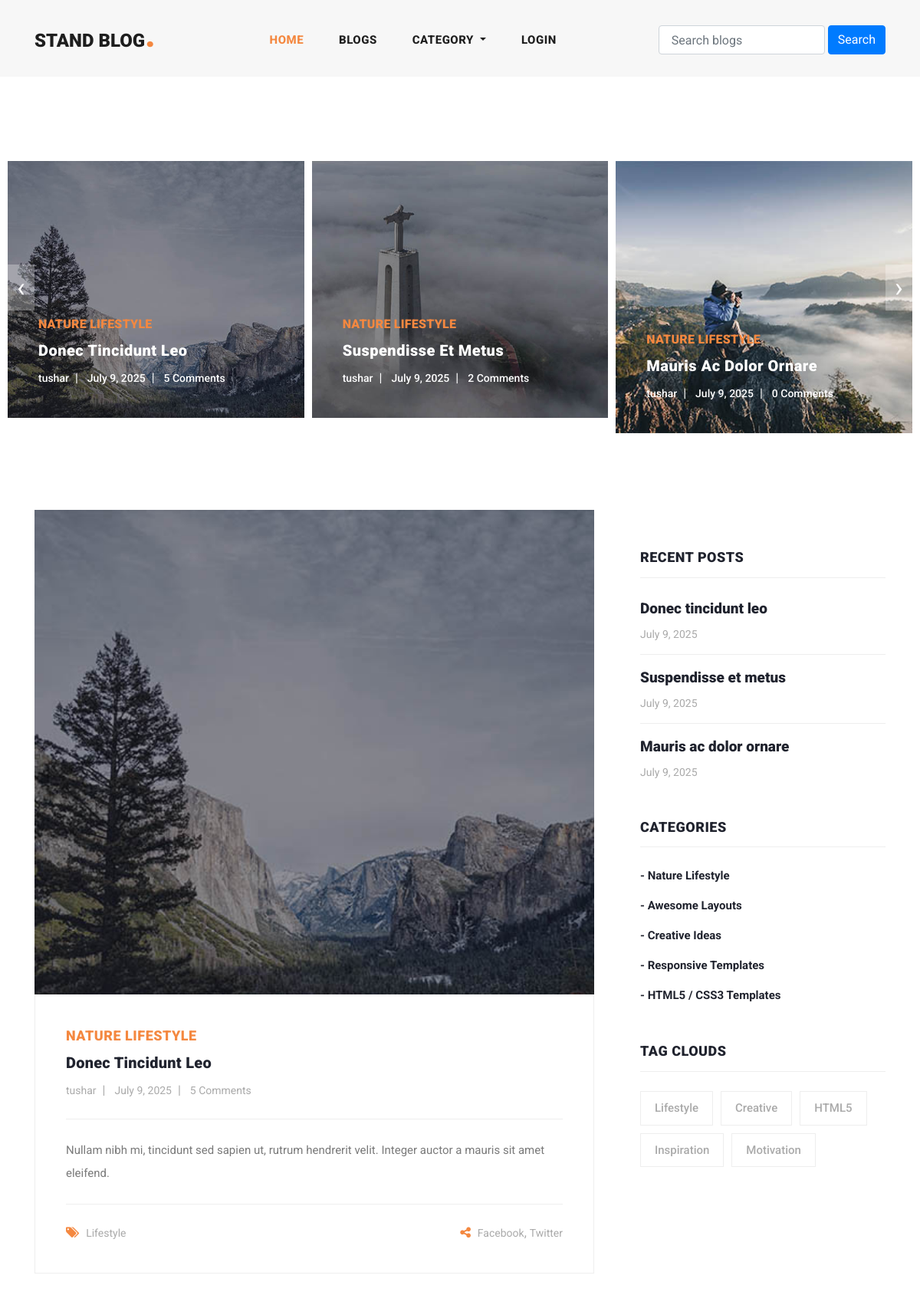
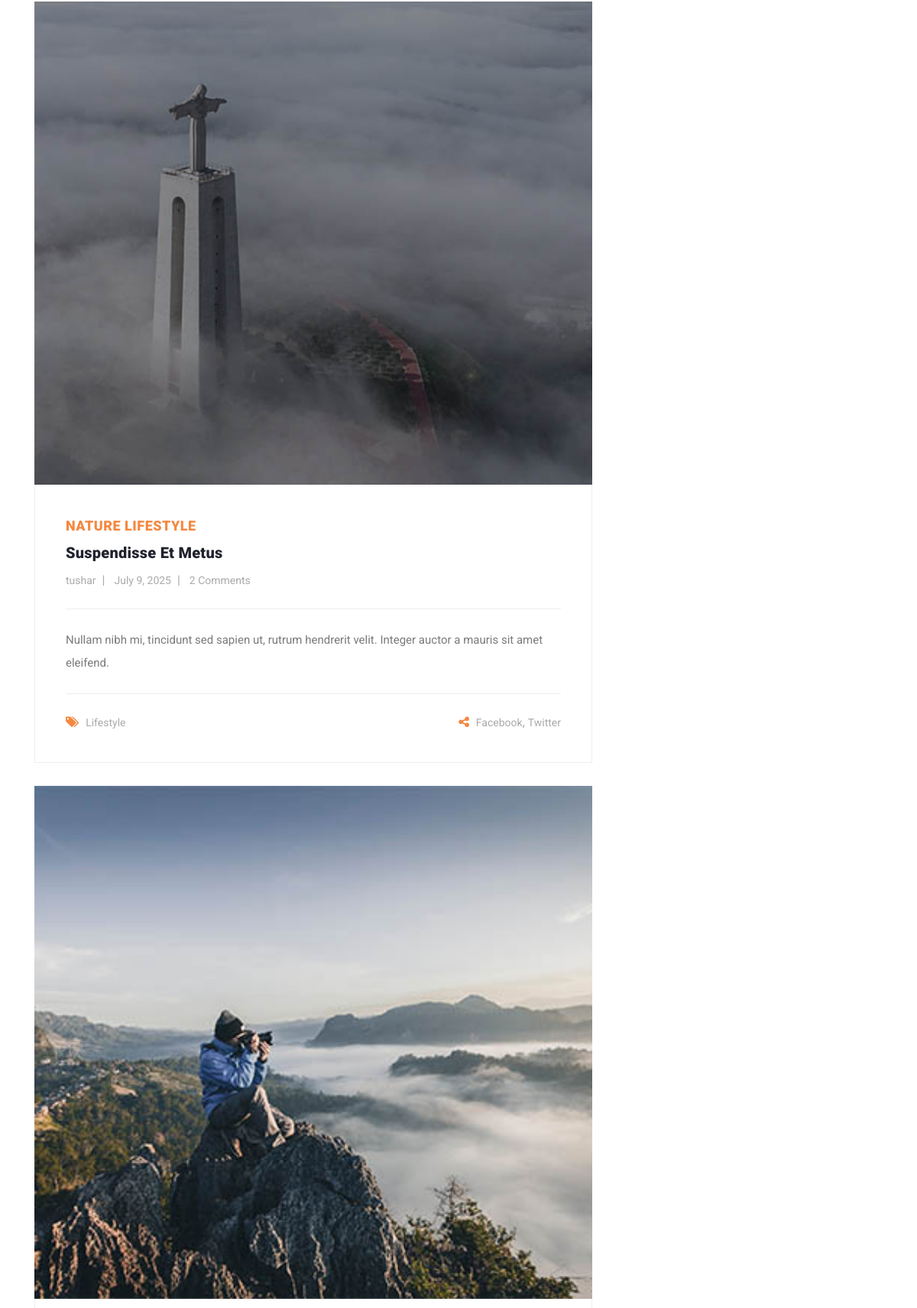
The page / (upper part) on the database its author committed (2 pictures, top to bottom).
### blogs/models.py (models this page shows, shortened)
class Blog(models.Model):
    user=models.ForeignKey(User,related_name='user_blogs', on_delete=models.CASCADE)
    category=models.ForeignKey(Category,related_name='category_blogs',on_delete=models.CASCADE)
    tags=models.ManyToManyField(Tags,related_name='tag_blogs',blank=True)
    like=models.ManyToManyField(User,related_name='user_like',blank=True)
    title=models.CharField(max_length=250)
    slug=models.SlugField(null=True,blank=True)
    banner=models.ImageField(upload_to='blog_banners')
    description=models.TextField()
    created_date=models.DateField(auto_now_add=True)

class Category(models.Model):
    title=models.CharField(max_length=250,unique=True)
    slug=models.SlugField(null=True,blank=True)
    created_data=models.DateField(auto_now_add=True)
    def __str__(self):
        return self.title

class Tags(models.Model):
    title=models.CharField(max_length=250)
    slug=models.SlugField(null=True,blank=True)
    created_data=models.DateField(auto_now_add=True)

### user_profile/models.py (models this page shows, shortened)
class User(AbstractUser):
    email=models.EmailField(max_length=150,unique=True,error_messages={"unique": "The email must be unique"})
    profile_image=models.ImageField(null=True,blank=True,upload_to="profile_images")
    REQUIRED_FIELDS=["email"]
    objects=CustomUserManager()

### blogs/views.py (the view)
# urls.py: path('',home,name='home'),
def home(request):
    blogs=Blog.objects.order_by('-created_date')
    context={
        "blogs":blogs
    }
    return render(request, 'home.html',context)

### blogs/context_processors.py (called while the page is built)
def get_all_categories(request):
    category=Category.objects.all()
    context={
        "categories":category
    }
    return context

def get_all_tags(request):
    tag=Tags.objects.all()
    context={
        "tags":tag
    }
    return context

### templates/home.html (shortened to what this page needs)
{% extends 'base.html' %}
{%load static %}
{%block content%}
{% include 'banner.html' %}
    <section class="blog-posts">
      <div class="container">
        <div class="row">
          <div class="col-lg-8">
            <div class="all-blog-posts">
              <div class="row">
                {% for blog in blogs|slice:'3'%}
                <div class="col-lg-12">
                  <div class="blog-post">
                    <div class="blog-thumb">
                      <img src="{{blog.banner.url}}" alt="">
                    </div>
                    <div class="down-content">
                      <span>{{blog.category}}</span>
                      <a href="{% url 'blog_details' blog.slug %}"><h4>{{blog.title}}</h4></a>
                      <ul class="post-info">
                        <li><a href="#">{{blog.user.username}}</a></li>
                        <li><a href="#">{{blog.created_date}}</a></li>
                        <li><a href="#">{{blog.blog_comment.all.count}} Comments</a></li>
                      </ul>
                      <p>{{blog.description|truncatewords:30}}</p>
                      <div class="post-options">
                        <div class="row">
                          <div class="col-6">
                            <ul class="post-tags">
                              <li><i class="fa fa-tags"></i></li>
                              {%for tag in blog.tags.all%}
                              <li><a href="{% url 'tag_blogs' tag.slug %}">{{tag.title}}</a>{% if not forloop.last %}, {% endif %}</li>
                              {% endfor %}
                            </ul>
                          </div>
                          <div class="col-6">
                            <ul class="post-share">
                              <li><i class="fa fa-share-alt"></i></li>
                              <li><a href="#">Facebook</a>,</li>
                              <li><a href="#"> Twitter</a></li>
                            </ul>
                          </div>
                        </div>
                      </div>
                    </div>
                  </div>
                </div>
                 {% endfor %}
              </div>
            </div>
          </div>
          {% include 'sidebar.html' %}
        </div>
      </div>
    </section>
{%endblock content%}

### templates/banner.html
 {% load static %}
    <div class="main-banner header-text">
      <div class="container-fluid">
        <div class="owl-banner owl-carousel">
          {% for blog in blogs|slice:'8'%}
          <div class="item">
            <img src="{{blog.banner.url}}" alt="">
            <div class="item-content">
              <div class="main-content">
                <div class="meta-category">
                  <span>{{blog.category}}</span>
                </div>
                <a href="#"><h4>{{blog.title}}</h4></a>
                <ul class="post-info">
                  <li><a href="#">{{blog.user.username}}</a></li>
                  <li><a href="#">{{blog.created_date}}</a></li>
                  <li><a href="#">{{blog.blog_comment.all.count}} Comments</a></li>
                </ul>
              </div>
            </div>
          </div>
          {% endfor %}
        </div>
      </div>
    </div>

### templates/sidebar.html
 <div class="col-lg-4">
            <div class="sidebar">
              <div class="row">
                <div class="col-lg-12">
                </div>
                <div class="col-lg-12">
                  <div class="sidebar-item recent-posts">
                    <div class="sidebar-heading">
                      <h2>Recent Posts</h2>
                    </div>
                    <div class="content">
                      <ul>
                        {%for blog in blogs|slice:'3'%}
                        <li><a href="{% url 'blog_details' blog.slug %}">
                          <h5>{{blog.title}}</h5>
                          <span>{{blog.created_date}}</span>
                        </a>
                        </li>
                        {% endfor %}
                      </ul>
                    </div>
                  </div>
                </div>
                <div class="col-lg-12">
                  <div class="sidebar-item categories">
                    <div class="sidebar-heading">
                      <h2>Categories</h2>
                    </div>
                    <div class="content">
                      <ul>
                        {% for category in categories|slice:'5'%}
                        <li><a href="{% url 'category_blogs' category.slug %}">- {{category.title}}</a></li>
                        {% endfor %}
                      </ul>
                    </div>
                  </div>
                </div>
                <div class="col-lg-12">
                  <div class="sidebar-item tags">
                    <div class="sidebar-heading">
                      <h2>Tag Clouds</h2>
                    </div>
                    <div class="content">
                      <ul>
                        {%for tag in tags|slice:'5'%}
                        <li><a href="{% url 'tag_blogs' tag.slug %}">{{tag.title}}</a></li>
                        {% endfor %}
                      </ul>
                    </div>
                  </div>
                </div>
              </div>
            </div>
          </div>

### rows shown on the page
Blog: banner (picture), category "NATURE LIFESTYLE", title "Donec Tincidunt Leo", user.username "tushar", created_date "July 9, 2025", blog_comment.all.count "5", description "Nullam nibh mi, tincidunt sed sapien ut, rutrum hendrerit velit. Integer auctor a mauris sit amet eleifend.", title "Donec tincidunt leo"
Blog: banner (picture), category "NATURE LIFESTYLE", title "Suspendisse Et Metus", user.username "tushar", created_date "July 9, 2025", blog_comment.all.count "2", description "Nullam nibh mi, tincidunt sed sapien ut, rutrum hendrerit velit. Integer auctor a mauris sit amet eleifend.", title "Suspendisse et metus"
Blog: banner (picture), category "NATURE LIFESTYLE", title "Mauris Ac Dolor Ornare", user.username "tushar", created_date "July 9, 2025", blog_comment.all.count "0", title "Mauris ac dolor ornare"
Tags: title "Lifestyle"
Category: title "Nature Lifestyle"
Category: title "Awesome Layouts"
Category: title "Creative Ideas"
Category: title "Responsive Templates"
Category: title "HTML5 / CSS3 Templates"
Tags: title "Creative"
Tags: title "HTML5"
Tags: title "Inspiration"
Tags: title "Motivation"
